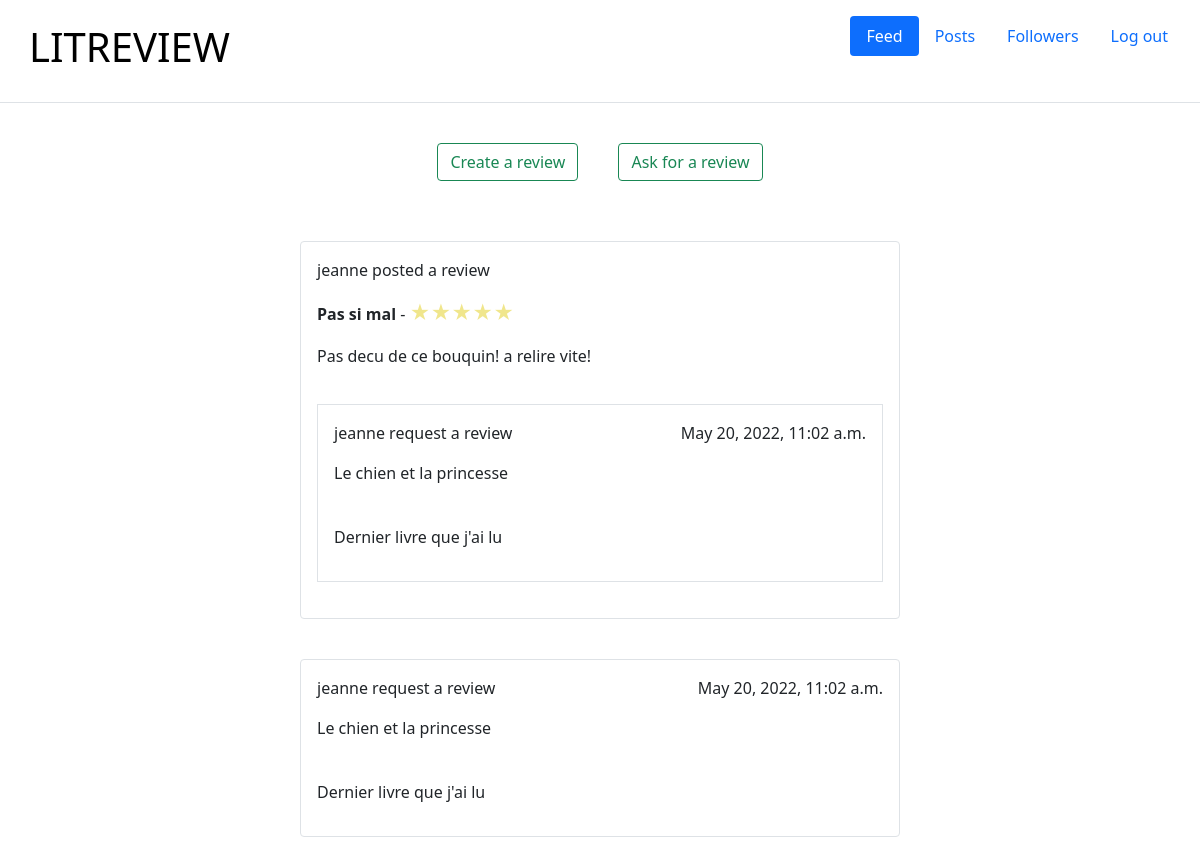
Page /reviews_tickets/feed/ (signed in) on the committed database.
### reviews_tickets/models.py (models this page shows, shortened)
class Review(models.Model):
    ticket = models.ForeignKey(to=Ticket, on_delete=models.CASCADE)
    rating = models.PositiveSmallIntegerField(
        validators=[MinValueValidator(0), MaxValueValidator(5)])
    headline = models.CharField(max_length=128)
    body = models.CharField(max_length=8192, blank=True)
    user = models.ForeignKey(
        to=settings.AUTH_USER_MODEL, on_delete=models.CASCADE)
    time_created = models.DateTimeField(auto_now_add=True)

class Ticket(models.Model):
    title = models.CharField(max_length=128)
    description = models.TextField(max_length=2048, blank=True)
    user = models.ForeignKey(
        to=settings.AUTH_USER_MODEL, on_delete=models.CASCADE)
    image = models.ImageField(null=True, blank=True, upload_to = 'images')
    time_created = models.DateTimeField(auto_now_add=True)

### users/models.py (models this page shows)
class User(AbstractUser):
    pass

### reviews_tickets/views.py (the view)
class ReviewTicketView(ListView):
    template_name = "reviews_tickets/reviews_tickets_list.html"
    def get_context_data(self, **kwargs):
        context = super().get_context_data(**kwargs)
        return context
    def get_queryset(self, request):
        user = request.user
        followed_users = UserFollows.objects.filter(followed_user=user).values('user')
        reviews = Review.objects.filter(Q(user__in=followed_users) | Q(user=user))
        tickets = Ticket.objects.filter(Q(user__in=followed_users) | Q(user=user))
        reviews_tickets_list = sorted(
            chain(reviews, tickets),
            key=lambda x: x.time_created,
            reverse=True
        )
        return reviews_tickets_list[0:20]
    def get(self,request, *args, **kwargs):
        self.object_list = self.get_queryset(request)
        context = self.get_context_data()
        return self.render_to_response(context)

### reviews_tickets/custom_tags.py (called while the page is built)
@register.filter
def classname(obj):
    return obj.__class__.__name__

@register.filter
def check_review_exist(obj):
    review = Review.objects.filter(ticket=obj)
    return True if len(review) > 0 else False

@register.filter
def show_star(obj):
    result = ""
    missing_stars_num = 5 - obj.rating
    for _ in range(obj.rating):
        result += '★'
    for _ in range(missing_stars_num):
        result += '☆'
    return result

### reviews_tickets/templates/reviews_tickets/reviews_tickets_list.html (shortened to what this page needs)
{% extends 'base.html' %}
{% load classname %}
{% load check_review_exist %}
{% block feed %}active{% endblock feed %}
{% block content %}
<div class="d-flex justify-content-center feed-div-buttons">
    <a href="{% url 'reviews_tickets:review-create' %}" class="btn btn-outline-success margin-20">Create a review</a>
    <a href="{% url 'reviews_tickets:ticket-create' %}" class="btn btn-outline-success margin-20">Ask for a review</a>
</div>
{% for obj in object_list %}
{% if obj|classname == 'Ticket' %}
    {% include 'reviews_tickets/_ticket_modal.html' %}
{% elif obj|classname == 'Review' %}
    {% include 'reviews_tickets/_review_modal.html' %}
{% endif %}
{% endfor %}
{% endblock content %}

### reviews_tickets/templates/reviews_tickets/_review_modal.html (shortened to what this page needs)
{% load show_star %}
<div class="border px-3 py-3 card">
    <div>
        <p>{{ obj.user.username}} posted a review</p>
    </div>
    <div>
        <p><strong>{{ obj.headline }}</strong> - <span class="star-span">{{obj|show_star}}</span></p>
    </div>
    <div>
        <p>{{obj.body}}</p>
    </div>
    <div class="border px-3 py-3 review-modal-style">
        <div class="d-flex w-100 justify-content-between">
            <div>
                <p>{{obj.ticket.user.username}} request a review</p>
            </div>
            <div>
                <p>{{obj.ticket.time_created}}</p>
            </div>
        </div>
        <div class="d-flex justify-content-between">
            <p>
                {{obj.ticket.title}}
            </p>
        </div>
        <div>
            <p>
                <br>{{obj.ticket.description}}
            </p>
        </div>
    </div>
</div>

### reviews_tickets/templates/reviews_tickets/_ticket_modal.html (shortened to what this page needs)
{% load check_review_exist %}
<div class="border px-3 py-3 card">
    <div class="d-flex w-100 justify-content-between">
        <div>
            <p>{{obj.user.username}} request a review</p>
        </div>
        <div>
            <p>{{obj.time_created}}</p>
        </div>
    </div>
    <div class="d-flex justify-content-between">
        <p>
            {{obj.title}}
        </p>
    </div>
    <div>
        <p>
            <br>{{obj.description}}
        </p>
    </div>
</div>

### static/styles.css (style rules this page uses)
.card { max-width: 600px; margin: 40px auto; }
.feed-div-buttons { width: 600px; margin: 20px auto; }
.margin-20 { margin: 20px; }
.star-span { color: #F0E68C; font-size:20px; }
.review-modal-style { max-width: 567; width: 100%; margin: 20px auto; }

### rows in the picture
Review: user.username "jeanne", headline "Pas si mal", rating "★★★★★", body "Pas decu de ce bouquin! a relire vite!", ticket.user.username "jeanne", ticket.time_created "May 20, 2022, 11:02 a.m.", ticket "Le chien et la princesse", ticket.description "Dernier livre que j'ai lu"
Ticket: user.username "jeanne", time_created "May 20, 2022, 11:02 a.m.", title "Le chien et la princesse", description "Dernier livre que j'ai lu"
